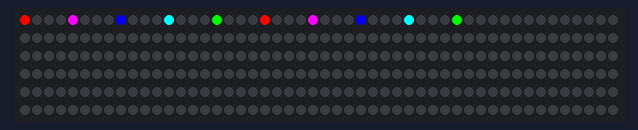
Recording of a sketch running on a simulated ESP8266 (NodeMCU). On the bench: 300 RGB LEDs in strip order, left to right, continuing on the next row.

Above: at 0.46 s.
At 2.3 s:
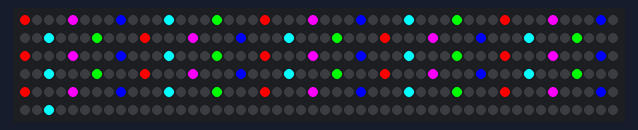
At 11.78 s:
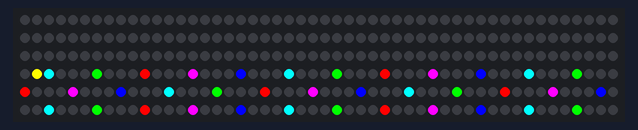

The sketch:

packman.ino
```cpp
#include <Adafruit_NeoPixel.h>
#define PIN       D6
#define NUMPIXELS 300
#define DELAY1     25
#define DELAY2     50
int colors[5][3] = {{255,0,0},{0,255,0},{0,255,255},{0,0,255},{255,0,255}};

Adafruit_NeoPixel pixels(NUMPIXELS, PIN, NEO_GRB + NEO_KHZ800);

void setup() {
  // put your setup code here, to run once:
  pixels.begin();
}

void loop() {
//  i += 1
//  // put your main code here, to run repeatedly:
//  pixels.setPixelColor(i, pixels.Color(0, 150, 0));
//  pixels.show();
//  delay(500);
for (int i = 0; i < NUMPIXELS - 3; i += 4) {
  int index = i % 5;
  pixels.setPixelColor(i, pixels.Color(colors[index][0],colors[index][1],colors[index][2]));
  pixels.show();
  delay(DELAY1);
}
pixels.setPixelColor(0, pixels.Color(255,255,0));
pixels.show();
delay(200);
for (int i = 0; i < NUMPIXELS; i++) {
  pixels.setPixelColor(i - 1, pixels.Color(0,0,0));
  pixels.setPixelColor(i, pixels.Color(255,255,0));
  pixels.show();
  delay(DELAY2);
}
for (int i = 0; i < NUMPIXELS; i++) {
  pixels.setPixelColor((NUMPIXELS - i) + 1, pixels.Color(0,0,0));
  pixels.setPixelColor(NUMPIXELS - i, pixels.Color(255,255,0));
  pixels.show();
  delay(DELAY2);
}
}
```
